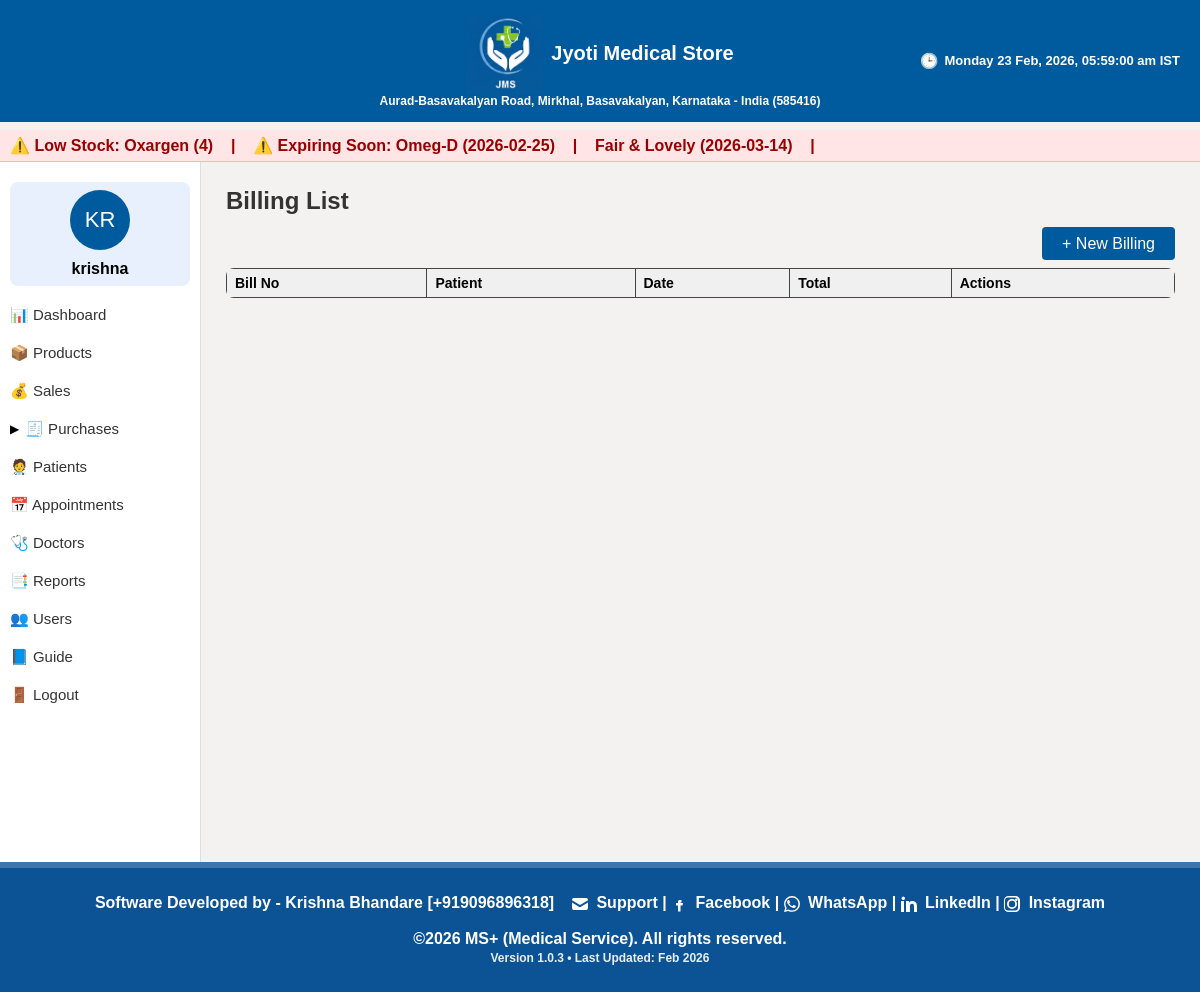
Page /billing (signed in) on the committed database.
### models.py (models this page shows, shortened)
class Product(db.Model):
    __tablename__ = 'products'
    id = db.Column(db.Integer, primary_key=True)
    sku = db.Column(db.String(50), unique=True, nullable=False)
    name = db.Column(db.String(200), nullable=False)
    brand = db.Column(db.String(100))
    batch_no = db.Column(db.String(100))
    expiry_date = db.Column(db.Date)
    purchase_price = db.Column(db.Float, default=0.0)
    sale_price = db.Column(db.Float, default=0.0)
    tax_rate = db.Column(db.Float, default=0.0)
    current_stock = db.Column(db.Integer, default=0)
    category = db.Column(db.String(50))  # medicine, cosmetic, fmcg, life_saving, ayurvedic, equipment, general
    gst_percent = db.Column(db.Float, default=0)
    cgst_percent = db.Column(db.Float, default=0)
    sgst_percent = db.Column(db.Float, default=0)

class User(UserMixin, db.Model):
    __tablename__ = 'users'
    id = db.Column(db.Integer, primary_key=True)
    username = db.Column(db.String(80), unique=True, nullable=False)
    email = db.Column(db.String(120), unique=True, nullable=True)
    password_hash = db.Column(db.String(200), nullable=False)
    role = db.Column(db.String(20), default='staff')
    created_at = db.Column(db.DateTime, default=datetime.utcnow)
    first_name = db.Column(db.String(120), nullable=True)
    last_name = db.Column(db.String(120), nullable=True)
    file_label = db.Column(db.String(64), nullable=True)
    profile_image = db.Column(db.String(256), nullable=True)

### app.py (the view)
@app.route('/billing')
@login_required
def billing_list():
    if current_user.role not in ('admin', 'staff'):
        flash('Unauthorized', 'danger')
        return redirect(url_for('dashboard'))
    bills = Billing.query.order_by(Billing.date.desc()).all()
    patients = {p.id: p for p in Customer.query.all()}
    return render_template(
        'billing/list.html',
        bills=bills,
        patients=patients
    )

### app.py (called while the page is built)
@login_manager.user_loader
def load_user(user_id):
    try:
        return User.query.get(int(user_id))
    except:
        return None

@app.before_request
def require_login():
    if request.endpoint is None:
        return
    allowed_routes = ['login', 'forgot', 'reset_otp', 'static']
    if request.endpoint.startswith('static'):
        return
    if request.endpoint not in allowed_routes and not current_user.is_authenticated:
        return redirect(url_for('login'))

@app.context_processor
def inject_globals():
    if current_user.is_authenticated:
        initials = current_user.username[:2].upper()
        display_name = current_user.username
    else:
        initials = ""
        display_name = ""
    ist = datetime.utcnow() + timedelta(hours=5, minutes=30)
    current_dt_display = ist.strftime("%A, %d %b %Y, %I:%M:%S %p IST")
    current_day = ist.strftime("%A")
    return dict(
        initials=initials,
        display_name=display_name,
        current_dt_display=current_dt_display,
        current_day=current_day,
        is_admin=is_admin   # ⭐ ADD THIS LINE
    )

@app.teardown_appcontext
def shutdown_session(exception=None):
    db.session.remove()

@app.context_processor
def inject_low_stock():
    from flask import request
    if request.endpoint and (
        "login" in request.endpoint or
        "auth" in request.endpoint
    ):
        return dict(low_stock=[], expiring_soon=[])
    try:
        low_stock = Product.query.filter(Product.current_stock <= 5).all()
        today = date.today()
        soon = today + timedelta(days=30)
        expiring_soon = Product.query.filter(
            Product.expiry_date <= soon,
            Product.expiry_date >= today
        ).all()
        return dict(
            low_stock=low_stock,
            expiring_soon=expiring_soon
        )
    except Exception:
        return dict(low_stock=[], expiring_soon=[])

### templates/billing/list.html (shortened to what this page needs)
{% extends "base.html" %}
{% block content %}
{% if mode == "purchase" %}
    <h2>Purchase List</h2>
{% else %}
    <h2>Billing List</h2>
{% endif %}
<div style="text-align: right; margin-bottom: 15px;">
    {% if mode == "purchase" %}
        <a href="{{ url_for('billing_new') }}" class="btn btn-primary btn-sm">+ New Purchase</a>
    {% else %}
        <a href="{{ url_for('billing_new') }}" class="btn btn-primary btn-sm">+ New Billing</a>
    {% endif %}
</div>
<table class="excel-table">
{% if mode == "purchase" %}
    <thead>
        <tr>
            <th>Purchase No</th>
            <th>Distributor</th>
            <th>Invoice No</th>
            <th>Invoice Date</th>
            <th>Purchase Date</th>
            <th>Total Items</th>
            <th>Grand Total</th>
            <th>Payment</th>
            <th>Actions</th>
        </tr>
    </thead>
    <tbody>
        {% for p in purchases %}
        <tr>
            <td>{{ p.purchase_no }}</td>
            <td>
                {% if p.distributor_id %}
                    {{ distributors[p.distributor_id].name }}
                {% else %}
                    N/A
                {% endif %}
            </td>
            <td>{{ p.invoice_no or '-' }}</td>
            <td>{{ p.invoice_date or '-' }}</td>
            <td>{{ p.purchase_date or '-' }}</td>
            <td>{{ p.items|length }}</td>
            <td>₹ {{ "%.2f"|format(p.grand_total or 0) }}</td>
            <td>
                {% if p.payment_status == 'Paid' %}
                    Paid
                {% elif p.payment_status == 'Partial' %}
                    Partial
                {% else %}
                    Pending
                {% endif %}
            </td>
            <td>
                <a href="{{ url_for('purchase_view', purchase_id=p.id) }}">View</a> |
                <a href="{{ url_for('purchase_edit', purchase_id=p.id) }}">Edit</a> |
                <form action="{{ url_for('purchase_delete', purchase_id=p.id) }}"
                      method="POST" style="display:inline;">
                    <button onclick="return confirm('Delete this purchase?');">Delete</button>
                </form>
            </td>
        </tr>
        {% endfor %}
    </tbody>
{% else %}
    <thead>
        <tr>
            <th>Bill No</th>
            <th>Patient</th>
            <th>Date</th>
            <th>Total</th>
            <th>Actions</th>
        </tr>
    </thead>
{% endif %}
</table>
{% endblock %}

### templates/base.html (shortened to what this page needs)
<!DOCTYPE html>
<html lang="en">
<head>
    <link rel="stylesheet" href="{{ url_for('static', filename='css/style.css') }}">
</head>
<body>
<div class="fixed-header">
    <div class="topbar">
<div style="flex:1; text-align:center; line-height:1.3; display:flex; flex-direction:column; align-items:center;">
    <div style="display:flex; align-items:center; gap:8px;">
        <img src="{{ url_for('static', filename='logo.PNG') }}" class="title-logo">
        <strong style="font-size:20px;">Jyoti Medical Store</strong>
    </div>
    <span style="font-size:12px;">
        Aurad-Basavakalyan Road, Mirkhal, Basavakalyan, Karnataka - India (585416)
    </span>
</div>
        {% block top_right %}
        <div style="position:absolute; right:20px; font-size:13px; display:flex; align-items:center; gap:6px;">
            <span style="font-size:15px;">🕒</span>
            <span id="live_datetime"></span>
        </div>
        {% endblock %}
    </div>
</div>
<div style="height: 70px;"></div>
{% block alerts %}
{% if low_stock or expiring_soon %}
<div class="alert-marquee print-hide"
     style="
        background:#ffe5e5;
        padding:6px 10px;
        color:#900;
        font-weight:bold;
        white-space:nowrap;
        overflow:hidden;
        border-bottom:1px solid #ffb3b3;
     ">
    <marquee behavior="scroll" direction="left" scrollamount="5">
        {% if low_stock %}
            ⚠️ Low Stock:
            {% for p in low_stock %}
                {{ p.name }} ({{ p.current_stock }}) &nbsp;&nbsp; | &nbsp;&nbsp;
            {% endfor %}
        {% endif %}
        {% if expiring_soon %}
            ⚠️ Expiring Soon:
            {% for p in expiring_soon %}
                {{ p.name }} ({{ p.expiry_date }}) &nbsp;&nbsp; | &nbsp;&nbsp;
            {% endfor %}
        {% endif %}
    </marquee>
</div>
{% endif %}
{% endblock %}
<div class="layout">
{% if current_user.is_authenticated %}
<div class="sidebar">
    <div class="profile-card">
        <div class="initials-circle">{{ initials }}</div>
        <div><strong>{{ display_name }}</strong></div>
    </div>
    <a href="{{ url_for('dashboard') }}" class="menu-item">📊 Dashboard</a>
    <a href="{{ url_for('products') }}" class="menu-item">📦 Products</a>
    <a href="{{ url_for('sales_list') }}" class="menu-item">💰 Sales</a>
    <li class="has-submenu menu-parent" onclick="toggleMenu('purchaseMenu')">
        <span class="menu-arrow" id="purchaseArrow">▶</span>
        <a href="#">🧾 Purchases</a>
    </li>
    <a href="{{ url_for('patients') }}" class="menu-item">🧑‍⚕️ Patients</a>
    <a href="{{ url_for('appointments_list') }}" class="menu-item">📅 Appointments</a>
    <a href="{{ url_for('doctors_list') }}" class="menu-item">🩺 Doctors</a>
    <a href="{{ url_for('report_expiry') }}" class="menu-item">📑 Reports</a>
    {% if current_user.role == 'admin' %}
    <a href="{{ url_for('users_list') }}" class="menu-item">👥 Users</a>
    {% endif %}
    <a href="{{ url_for('guide') }}" class="menu-item">📘 Guide</a>
    <a href="{{ url_for('logout') }}" class="menu-item">🚪 Logout</a>
</div>
{% endif %}
    <div class="content">
        {% block content %}{% endblock %}
    </div>
</div>
<div class="fixed-footer">
    Software Developed by - Krishna Bhandare [+919096896318]
    &nbsp;&nbsp;
    <a href="mailto:bhandare.krishna5@gmail.com" target="_blank" rel="noopener noreferrer">
        <svg xmlns="http://www.w3.org/2000/svg" width="16" height="16" fill="currentColor" viewBox="0 0 16 16" style="vertical-align:middle;">
            <path d="M0 4a2 2 0 0 1 2-2h12a2 2 0 0 1 2 2v.217l-8 4.8-8-4.8V4z"/>
            <path d="M0 6.383v5.617a2 2 0 0 0 2 2h12a2 2 0 0 0 2-2V6.383l-7.555 4.533a1 1 0 0 1-1.11 0L0 6.383z"/>
        </svg>
        Support
    </a> |
    <a href="https://m.facebook.com/public/Bhandare-Krishna/" target="_blank" rel="noopener noreferrer">
        <svg xmlns="http://www.w3.org/2000/svg" width="16" height="16" fill="currentColor" viewBox="0 0 16 16" style="vertical-align:middle;">
            <path d="M8.94 6.5H10.5V4H8.94C7.64 4 7 4.67 7 5.94V7H5v2.5h2v6h2.5v-6h2l.5-2.5h-2.5v-.56c0-.33.17-.44.44-.44z"/>
        </svg>
        Facebook
    </a> |
    <a href="https://wa.me/919096896318" target="_blank" rel="noopener noreferrer">
        WhatsApp
    </a> |
    <a href="https://www.linkedin.com/in/krishna-bhandare-893b74102" target="_blank" rel="noopener noreferrer">
        LinkedIn
    </a> |
    <a href="https://www.instagram.com/reel/CmBQhjhAg4d/" target="_blank" rel="noopener noreferrer">
        Instagram
    </a>
    <br><br>
    ©2026 MS+ (Medical Service). All rights reserved.<br>
    <span style="font-size: 12px; opacity: 0.9;">
        Version 1.0.3 • Last Updated: Feb 2026
    </span>
</div>
</body>
</html>

### static/css/style.css (style rules this page uses)
body { margin: 0; font-family: Arial, sans-serif; background: #f3f2f1; }
h1, h2, h3, h4 { margin-top: 0; color: #333; }
a { color: #005a9e; text-decoration: none; }
.topbar { background: #005a9e; color: white; padding: 12px; display: flex; justify-content: center; align-items: center; font-size: 22px; font-weight: bold; position: relative; }
.layout { display: flex; height: calc(100vh - 50px); }
.sidebar { width: 250px; background: white; border-right: 1px solid #ddd; padding: 20px; }
.sidebar { padding-left: 10px !important; padding-right: 10px !important; width: 180px !important; }
.sidebar a { display: block; padding: 10px 0; color: #333; font-size: 15px; }
.profile-card { padding: 8px; background: #e8f0fe; border-radius: 8px; margin-bottom: 10px; text-align: center; }
.initials-circle { width: 60px; height: 60px; background: #005a9e; color: white; border-radius: 50%; display: flex; justify-content: center; align-items: center; font-size: 22px; margin: 0 auto 10px; }
.content { flex: 1; padding: 25px; overflow-y: auto; }
.btn { padding: 8px 20px; border: none; cursor: pointer; border-radius: 4px; }
.btn-primary { background: #005a9e; color: white; }
table { width: 100%; border-collapse: collapse; background: white; border-radius: 8px; overflow: hidden; }
table thead { background: #f1f1f1; }
table th, table td { padding: 8px; border-bottom: 1px solid #eee; }
.fixed-header { position: fixed; top: 0; left: 0; width: 100%; z-index: 9999; }
.layout { margin-top: 100px; }
body { padding-bottom: 70px; }
.fixed-footer { position: fixed; bottom: 0; left: 0; width: 100%; background: #0B5394; color: white; text-align: center; padding: 26px 0; font-weight: 600; font-size: 16px; z-index: 9999; border-top: 6px solid rgba(255,255,255,0.2); }
.content { padding-bottom: 80px; }
html, body { height: 100%; margin: 0; padding: 0; }
.layout { min-height: calc(100vh - 60px); padding-bottom: 80px; }
.alert-marquee { margin-top: 12px; position: relative; z-index: 998; }
.layout { margin-top: 0 !important; padding-top: 0 !important; }
.alert-marquee { position: relative; z-index: 998; margin-top: 60px; }
.excel-table th, .excel-table td { border: 1px solid #444; padding: 6px 8px; text-align: left; }
.excel-table th { background: #f0f0f0; font-weight: bold; }
.menu-parent { display: flex; align-items: center; gap: 6px; }
.menu-arrow { font-size: 12px; transition: transform 0.2s ease; }

### templates/base.html (style rules this page uses)
.alert-marquee { position: relative; z-index: 998; }
.title-logo { height: 80px; width: auto; margin-top: 2px; }
.fixed-footer a { color: inherit !important; text-decoration: none !important; }
.fixed-footer svg { fill: currentColor; margin-right: 4px; }

### templates/billing/list.html (style rules this page uses)
.excel-table { width: 100%; border-collapse: collapse; font-size: 14px; }
.excel-table th, .excel-table td { border: 1px solid #444; padding: 6px 8px; text-align: left; }
.excel-table th { background: #f0f0f0; font-weight: bold; }

### rows in the picture
Product: name "Oxargen", current_stock "4"
Product: name "Omeg-D", expiry_date "2026-02-25"
Product: name "Fair & Lovely", expiry_date "2026-03-14"
User: username "krishna"

### other values in the picture
{{ initials }} "KR"
